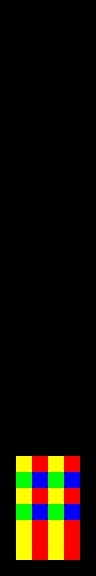

Rendered tile map (Tiled .tmx) drawn with the repository's tilesets; below, a short description and the full map source, tile grids included:
An orthogonal 6x36 tile map with 16x16 px tiles, 1 tile layer (ground), 2 tilesets.

<map version="1.10" tiledversion="1.12.2" orientation="orthogonal" renderorder="right-down" width="6" height="36" tilewidth="16" tileheight="16" infinite="0" nextlayerid="2" nextobjectid="1">
 <tileset firstgid="1" name="shape-tall-a-16x40" tilewidth="16" tileheight="40" tilecount="2" columns="2">
  <grid orientation="orthogonal" width="0" height="0" />
  <image source="../../images/shape-tall-a-16x40.png" width="32" height="40" />
 </tileset>
 <tileset firstgid="3" name="shape-tall-b-16x40" tilewidth="16" tileheight="40" tilecount="2" columns="2">
  <grid orientation="orthogonal" width="0" height="0" />
  <image source="../../images/shape-tall-b-16x40.png" width="32" height="40" />
 </tileset>
 <layer id="1" name="ground" width="6" height="36">
  <data encoding="csv">
0,0,0,0,0,0,
0,0,0,0,0,0,
0,0,0,0,0,0,
0,0,0,0,0,0,
0,0,0,0,0,0,
0,0,0,0,0,0,
0,0,0,0,0,0,
0,0,0,0,0,0,
0,0,0,0,0,0,
0,0,0,0,0,0,
0,0,0,0,0,0,
0,0,0,0,0,0,
0,0,0,0,0,0,
0,0,0,0,0,0,
0,0,0,0,0,0,
0,0,0,0,0,0,
0,0,0,0,0,0,
0,0,0,0,0,0,
0,0,0,0,0,0,
0,0,0,0,0,0,
0,0,0,0,0,0,
0,0,0,0,0,0,
0,0,0,0,0,0,
0,0,0,0,0,0,
0,0,0,0,0,0,
0,0,0,0,0,0,
0,0,0,0,0,0,
0,0,0,0,0,0,
0,0,0,0,0,0,
0,0,0,0,0,0,
0,4,1,4,1,0,
0,2,3,2,3,0,
0,4,1,4,1,0,
0,2,3,2,3,0,
0,4,1,4,1,0,
0,0,0,0,0,0
</data>
 </layer>
</map>
